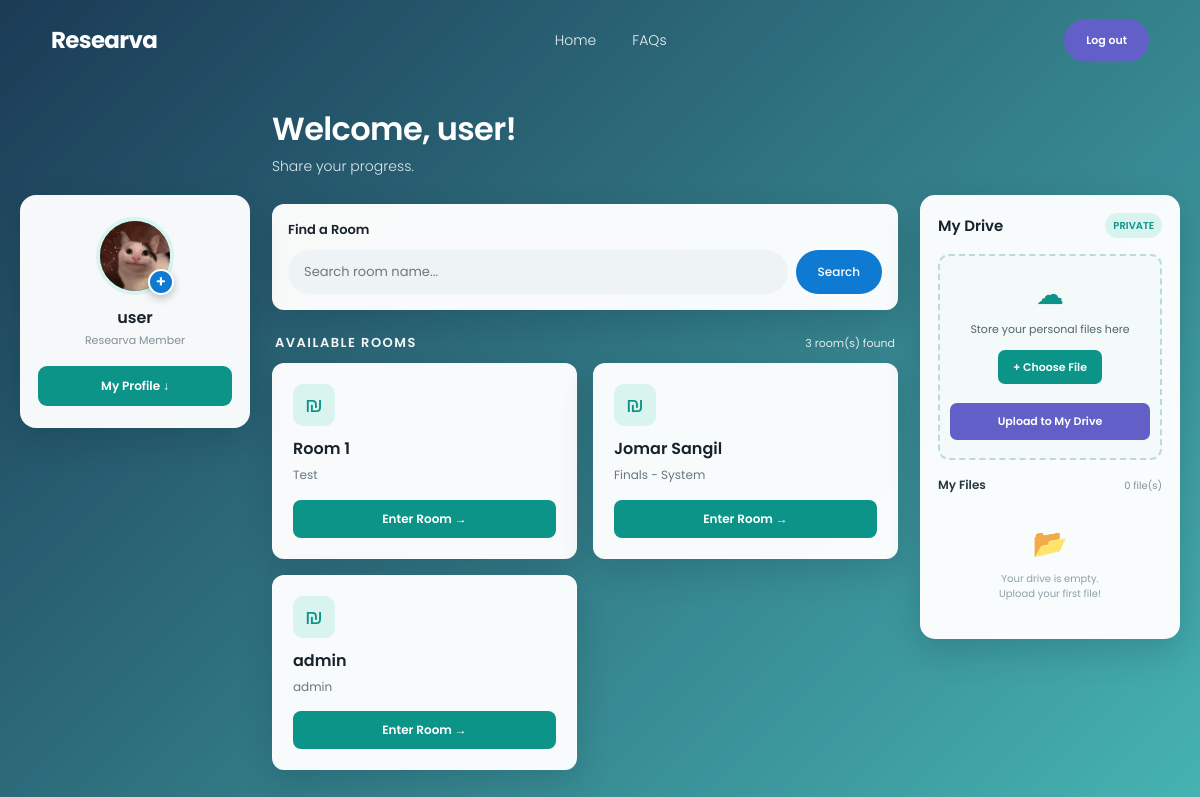
Screenshot of /user/first.php (signed in) with the database file from the repository.
### tables this page shows
CREATE TABLE `users` (
  `id` int(255) NOT NULL,
  `fullname` varchar(100) NOT NULL,
  `username` varchar(100) NOT NULL,
  `email` varchar(100) NOT NULL,
  `password` varchar(100) NOT NULL,
  `role` enum('admin','user') NOT NULL,
  `email_verified` tinyint(1) NOT NULL DEFAULT 0,
  `verification_token` varchar(64) DEFAULT NULL,
  `token_expires` datetime DEFAULT NULL,
  `profile_pic` varchar(255) DEFAULT NULL
);

CREATE TABLE `rooms` (
  `id` int(11) NOT NULL,
  `room_name` varchar(100) NOT NULL,
  `description` text DEFAULT NULL,
  `created_by` int(11) NOT NULL,
  `created_at` timestamp NOT NULL DEFAULT current_timestamp()
);

### user/first.php (the view, shortened to what this page needs)
<?php
include "../config/database.php";
$user_id = (int) $_SESSION["user_id"];
$profileDirectory = __DIR__ . "/../profile_uploads/";
$sql = "SELECT fullname, username, email, profile_pic
        FROM users
        WHERE id = ?
        LIMIT 1";
$stmt = $conn->prepare($sql);
$stmt->bind_param("i", $user_id);
$stmt->execute();
$profile = $stmt->get_result()->fetch_assoc();
$sql = "SELECT * FROM user_files
        WHERE owner_user_id = ?
        ORDER BY uploaded_at DESC";
$stmt = $conn->prepare($sql);
$stmt->bind_param("i", $user_id);
$stmt->execute();
$userFiles = $stmt->get_result()->fetch_all(MYSQLI_ASSOC);
$search = trim($_GET['search'] ?? '');
if ($search !== '') {
    $sql = "SELECT * FROM rooms WHERE room_name LIKE ? ORDER BY id DESC";
    $stmt = $conn->prepare($sql);
    $searchTerm = "%" . $search . "%";
    $stmt->bind_param("s", $searchTerm);
} else {
    $sql = "SELECT * FROM rooms ORDER BY id DESC";
    $stmt = $conn->prepare($sql);
}
$stmt->execute();
$rooms = $stmt->get_result()->fetch_all(MYSQLI_ASSOC);
?>
<!DOCTYPE html>
<html lang="en">
<head>
<link href="https://cdn.jsdelivr.net/npm/bootstrap@5.3.3/dist/css/bootstrap.min.css" rel="stylesheet">
</head>
<body>
<header class="site-header">
    <a class="brand" href="first.php" aria-label="Researva">Researva</a>
    <nav class="site-nav" aria-label="Main navigation">
        <a href="first.php">Home</a>
        <a href="inquire.php">FAQs</a>
    </nav>
    <a class="pill header-cta" href="../logout.php">Log out</a>
</header>
<main class="page-layout" id="home">
    <aside class="profile-sidebar">
        <div class="profile-panel">
            <div class="avatar-wrapper">
                <div class="profile-avatar">
                    <?php if (!empty($profile['profile_pic']) && file_exists($profileDirectory . $profile['profile_pic'])): ?>
                        <img src="../profile_uploads/<?php echo htmlspecialchars($profile['profile_pic']); ?>" alt="Profile Picture">
                    <?php else: ?>
                        <?php echo strtoupper(substr($profile['fullname'] ?? 'U', 0, 1)); ?>
                    <?php endif; ?>
                </div>
                <button
                    type="button"
                    class="avatar-plus-btn"
                    id="avatarPlusBtn"
                    title="Update profile picture"
                    aria-label="Update profile picture"
                    aria-expanded="false"
                >+</button>
            </div>
            <h3><?php echo htmlspecialchars($profile['fullname'] ?? 'User'); ?></h3>
            <p class="profile-label">Researva Member</p>
            <button type="button" class="profile-button" id="profileToggle" aria-expanded="false">
                <span>My Profile</span>
                <span> ↓</span>
            </button>
        </div>
    </aside>
    <div class="page-content">
        <section class="welcome">
            <h1>Welcome, <?php echo htmlspecialchars($_SESSION["fullname"]); ?>!</h1>
            <p>Share your progress.</p>
        </section>
        <section class="search-container">
            <form method="GET" action="first.php">
                <label for="search">Find a Room</label>
                <div class="search-box">
                    <input
                        type="text"
                        name="search"
                        id="search"
                        class="search-input"
                        placeholder="Search room name..."
                        value="<?php echo htmlspecialchars($search); ?>"
                    >
                    <button type="submit" class="search-btn">Search</button>
                </div>
            </form>
        </section>
        <section class="rooms-section">
            <div class="rooms-header">
                <h2>AVAILABLE ROOMS</h2>
                <span class="room-count"><?php echo count($rooms); ?> room(s) found</span>
            </div>
            <div class="rooms-grid">
                <?php if (count($rooms) > 0): ?>
                    <?php foreach ($rooms as $room): ?>
                        <div class="room-card">
                            <div>
                                <div class="room-icon">₪</div>
                                <h3><?php echo htmlspecialchars($room['room_name']); ?></h3>
                                <p>
                                    <?php
                                    if (!empty($room['description'])) {
                                        echo nl2br(htmlspecialchars($room['description']));
                                    } else {
                                        echo "No description available.";
                                    }
                                    ?>
                                </p>
                            </div>
                            <a href="room.php?id=<?php echo urlencode($room['id']); ?>" class="enter-room">
                                Enter Room →
                            </a>
                        </div>
                    <?php endforeach; ?>
                <?php endif; ?>
            </div>
        </section>
    </div>
    <aside class="archive-sidebar">
        <div class="archive-panel">
            <div class="archive-heading">
                <h3>My Drive</h3>
                <span>PRIVATE</span>
            </div>
            <form method="POST" enctype="multipart/form-data">
                <div class="archive-upload">
                    <div class="upload-icon">☁</div>
                    <p>Store your personal files here</p>
                    <label for="archive_file" class="archive-select">+ Choose File</label>
                    <button type="submit" name="upload_file" class="archive-submit">Upload to My Drive</button>
                </div>
            </form>
            <div class="archive-list-title">
                <h4>My Files</h4>
                <span><?php echo count($userFiles); ?> file(s)</span>
            </div>
            <?php if (count($userFiles) > 0): ?>
                <?php foreach ($userFiles as $file): ?>
                    <?php
                        $extension = strtolower(pathinfo($file['original_name'], PATHINFO_EXTENSION));
                        $fileIcon = "📄";
                        if ($extension === "pdf") $fileIcon = "📕";
                        elseif (in_array($extension, ["jpg", "jpeg", "png"])) $fileIcon = "🖼️";
                        elseif (in_array($extension, ["doc", "docx"])) $fileIcon = "📝";
                        elseif (in_array($extension, ["xls", "xlsx"])) $fileIcon = "📊";
                        elseif (in_array($extension, ["ppt", "pptx"])) $fileIcon = "📽️";
                        $fileSize = $file['file_size'] >= 1048576
                            ? number_format($file['file_size'] / 1048576, 2) . " MB"
                            : number_format($file['file_size'] / 1024, 1) . " KB";
                    ?>
                    <div class="archive-file">
                        <div class="file-icon"><?php echo $fileIcon; ?></div>
                        <div class="file-details">
                            <h5 title="<?php echo htmlspecialchars($file['original_name']); ?>">
                                <?php echo htmlspecialchars($file['original_name']); ?>
                            </h5>
                            <p><?php echo $fileSize; ?></p>
                        </div>
                        <div class="file-actions">
                            <a href="download.php?id=<?php echo (int) $file['id']; ?>" title="Download file">↓</a>
                            <form method="POST" action="delete_file.php" onsubmit="return confirm('Are you sure you want to delete this file?');">
                                <input type="hidden" name="file_id" value="<?php echo (int) $file['id']; ?>">
                                <input type="hidden" name="archive_token" value="<?php echo htmlspecialchars($_SESSION['archive_token']); ?>">
                                <button type="submit" title="Delete file">×</button>
                            </form>
                        </div>
                    </div>
                <?php endforeach; ?>
            <?php else: ?>
                <div class="archive-empty">
                    <div>📂</div>
                    <p>Your drive is empty.</p>
                    <p>Upload your first file!</p>
                </div>
            <?php endif; ?>
        </div>
    </aside>
</main>
</body>
</html>

### rows the page displays
users: profile_pic (picture), fullname "user"
rooms: room_name "Room 1", description "Test"
rooms: room_name "Jomar Sangil", description "Finals - System"
rooms: room_name "admin", description "admin"

### other values shown
$_SESSION["fullname"] "user"
count($rooms) "3"
count($userFiles) "0"
